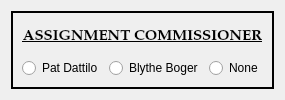
          <widget class="QWidget" name="assignment_commissioners_stack">
           <layout class="QGridLayout" name="gridLayout_7">
            <property name="spacing">
             <number>12</number>
            </property>
            <item row="0" column="0">
             <widget class="QFrame" name="assignment_commissioner_frame">
              <property name="frameShape">
               <enum>QFrame::Box</enum>
              </property>
              <property name="frameShadow">
               <enum>QFrame::Plain</enum>
              </property>
              <property name="lineWidth">
               <number>2</number>
              </property>
              <layout class="QGridLayout" name="gridLayout_14">
               <item row="0" column="0">
                <layout class="QGridLayout" name="gridLayout_3">
                 <item row="1" column="0">
                  <widget class="QRadioButton" name="assn_comm_1_radio_btn">
                   <property name="text">
                    <string>Pat Dattilo</string>
                   </property>
                  </widget>
                 </item>
                 <item row="1" column="1">
                  <widget class="QRadioButton" name="assn_comm_2_radio_btn">
                   <property name="text">
                    <string>Blythe Boger</string>
                   </property>
                  </widget>
                 </item>
                 <item row="1" column="2">
                  <widget class="QRadioButton" name="no_assn_comm_radio_btn">
                   <property name="text">
                    <string>None</string>
                   </property>
                  </widget>
                 </item>
                 <item row="0" column="0" colspan="3">
                  <widget class="QLabel" name="label">
                   <property name="maximumSize">
                    <size>
                     <width>16777215</width>
                     <height>120</height>
                    </size>
                   </property>
                   <property name="font">
                    <font>
                     <family>Palatino Linotype</family>
                     <pointsize>11</pointsize>
                     <weight>75</weight>
                     <italic>false</italic>
                     <bold>true</bold>
                     <underline>true</underline>
                    </font>
                   </property>
                   <property name="text">
                    <string>ASSIGNMENT COMMISSIONER</string>
                   </property>
                   <property name="alignment">
                    <set>Qt::AlignCenter</set>
                   </property>
                  </widget>
                 </item>
                </layout>
               </item>
              </layout>
             </widget>
            </item>
           </layout>
          </widget>
